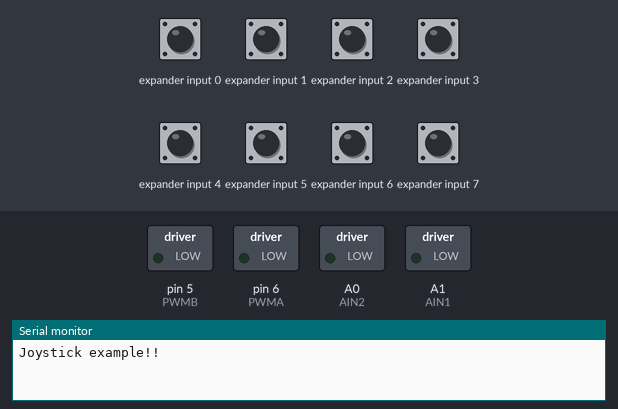
Bench run of a sketch on a simulated Arduino Uno, built with avr-gcc and run on an emulated ATmega328P. Shown: switched loads named in the sketch (green lamp = pin HIGH), the last lines printed to the serial monitor. Wiring (inferred from the names in the program): PCF8574 port expander at I2C address 0x20. Inputs (shaded band) come from the test bench; at power-on: expander input 0–7 HIGH.

Above: at 1.2 s.
1.3 s: expander input 0 pulled LOW for 0.15 s
At 1.38 s:
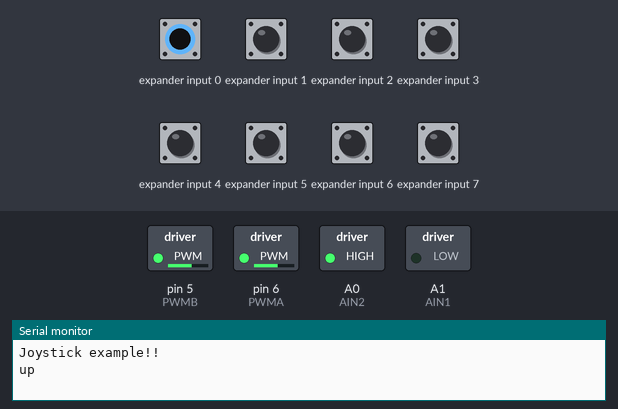
2.9 s: expander input 1 pulled LOW for 0.15 s
At 2.98 s:
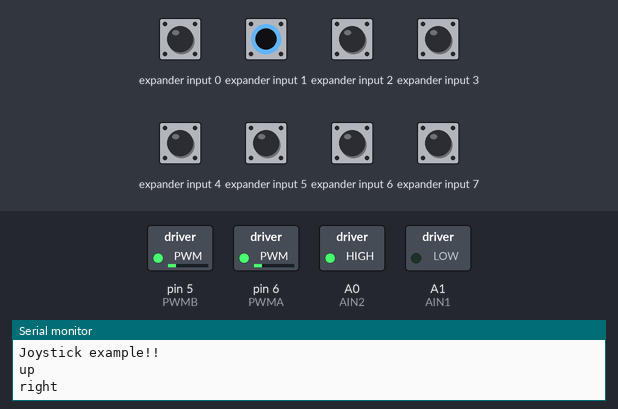
4.5 s: expander input 2 pulled LOW for 0.15 s
At 4.58 s:
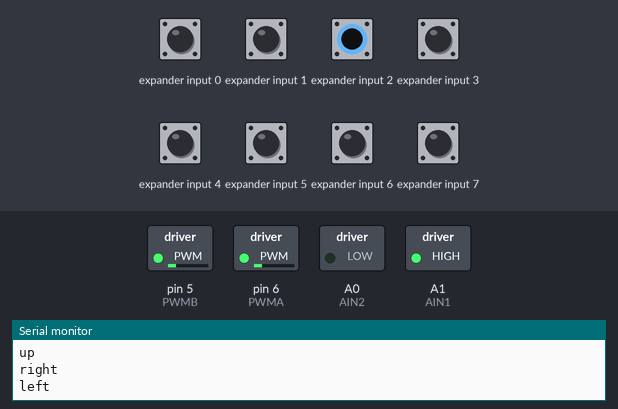
6.1 s: expander input 3 pulled LOW for 0.15 s
At 6.18 s:
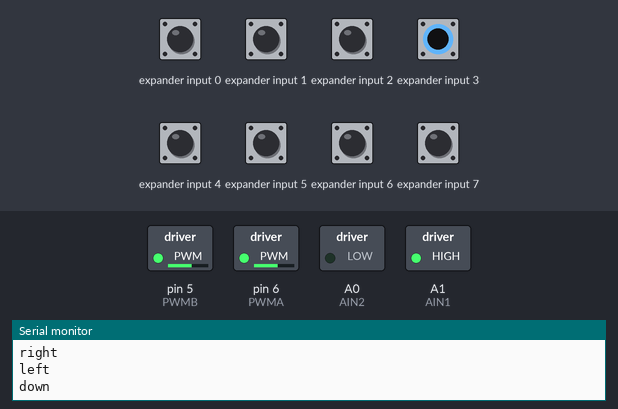
Timing chart, 0 to 9.1 s (numbered marks = the images above; inputs shaded):
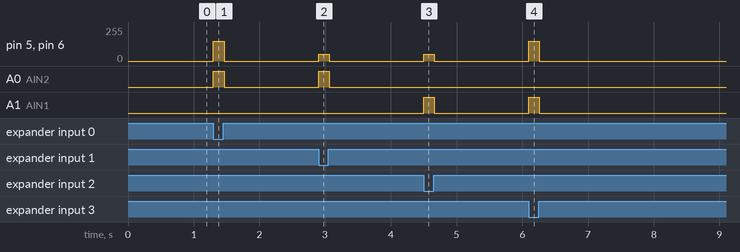

Measured:
- after the input at 1.3 s, pin 5 (PWMB), pin 6 (PWMA): 0/255 → 150/255 at once, → 0/255 0.16 s later; A0 (AIN2): LOW → HIGH at once, → LOW 0.16 s later
- after the input at 2.9 s, pin 5 (PWMB), pin 6 (PWMA): 0/255 → 50/255 at once, → 0/255 0.16 s later; A0 (AIN2): LOW → HIGH at once, → LOW 0.16 s later
- after the input at 4.5 s, pin 5 (PWMB), pin 6 (PWMA): 0/255 → 50/255 at once, → 0/255 0.16 s later; A1 (AIN1): LOW → HIGH at once, → LOW 0.16 s later
- after the input at 6.1 s, pin 5 (PWMB), pin 6 (PWMA): 0/255 → 150/255 at once, → 0/255 0.16 s later; A1 (AIN1): LOW → HIGH at once, → LOW 0.16 s later

The sketch:

Joystick.ino
```cpp
#include <Wire.h>

#define PWMA   6           //Left Motor Speed pin (ENA)
#define AIN2   A0          //Motor-L forward (IN2).
#define AIN1   A1          //Motor-L backward (IN1)
#define PWMB   5           //Right Motor Speed pin (ENB)
#define BIN1   A2          //Motor-R forward (IN3)
#define BIN2   A3          //Motor-R backward (IN4)

#define Addr  0x20

#define beep_on  PCF8574Write(0xDF & PCF8574Read())
#define beep_off PCF8574Write(0x20 | PCF8574Read())

byte value;
int Speed = 150;
void PCF8574Write(byte data);
byte PCF8574Read();
void forward();
void backward();
void right();
void left();
void stop();

void setup() {
  // put your setup code here, to run once:
  Serial.begin(115200);
  Serial.println("Joystick example!!");
  Wire.begin();
  pinMode(PWMA,OUTPUT);
  pinMode(AIN2,OUTPUT);
  pinMode(AIN1,OUTPUT);
  pinMode(PWMB,OUTPUT);
  pinMode(AIN1,OUTPUT);
  pinMode(AIN2,OUTPUT);
  analogWrite(PWMA,150);
  analogWrite(PWMB,150);
  stop();
}

void loop() {
  // put your main code here, to run repeatedly:
  PCF8574Write(0x1F | PCF8574Read());
  value = PCF8574Read() | 0xE0;
  if(value != 0xFF)
  {
    beep_on;
    switch(value)
    {
      case 0xFE:
        forward();
        Serial.println("up");break;
      case 0xFD:
        right();
        Serial.println("right"); break;
      case 0xFB:
        left();
        Serial.println("left");break;
      case 0xF7:
        backward();
        Serial.println("down");break;
      case 0xEF:
        forward();
        Serial.println("center");break;
      default :
        Serial.println("unknow\n");
    }
    while(value != 0xFF)
    {
      PCF8574Write(0x1F | PCF8574Read());
      value = PCF8574Read() | 0xE0;
      delay(10);
    }
    stop();
    beep_off;
  }
}

void PCF8574Write(byte data)
{
  Wire.beginTransmission(Addr);
  Wire.write(data);
  Wire.endTransmission();
}

byte PCF8574Read()
{
  int data = -1;
  Wire.requestFrom(Addr, 1);
  if(Wire.available()) {
    data = Wire.read();
  }
  return data;
}

void forward()
{
  analogWrite(PWMA,Speed);
  analogWrite(PWMB,Speed);
  digitalWrite(AIN1,LOW);
  digitalWrite(AIN2,HIGH);
  digitalWrite(BIN1,LOW);
  digitalWrite(BIN2,HIGH);
}

void backward()
{
  analogWrite(PWMA,Speed);
  analogWrite(PWMB,Speed);
  digitalWrite(AIN1,HIGH);
  digitalWrite(AIN2,LOW);
  digitalWrite(BIN1,HIGH);
  digitalWrite(BIN2,LOW);
}

void right()
{
  analogWrite(PWMA,50);
  analogWrite(PWMB,50);
  digitalWrite(AIN1,LOW);
  digitalWrite(AIN2,HIGH);
  digitalWrite(BIN1,HIGH);
  digitalWrite(BIN2,LOW);
}

void left()
{
  analogWrite(PWMA,50);
  analogWrite(PWMB,50);
  digitalWrite(AIN1,HIGH);
  digitalWrite(AIN2,LOW);
  digitalWrite(BIN1,LOW);
  digitalWrite(BIN2,HIGH);
}

void stop()
{
  analogWrite(PWMA,0);
  analogWrite(PWMB,0);
  digitalWrite(AIN1,LOW);
  digitalWrite(AIN2,LOW);
  digitalWrite(BIN1,LOW);
  digitalWrite(BIN2,LOW);
}
```
